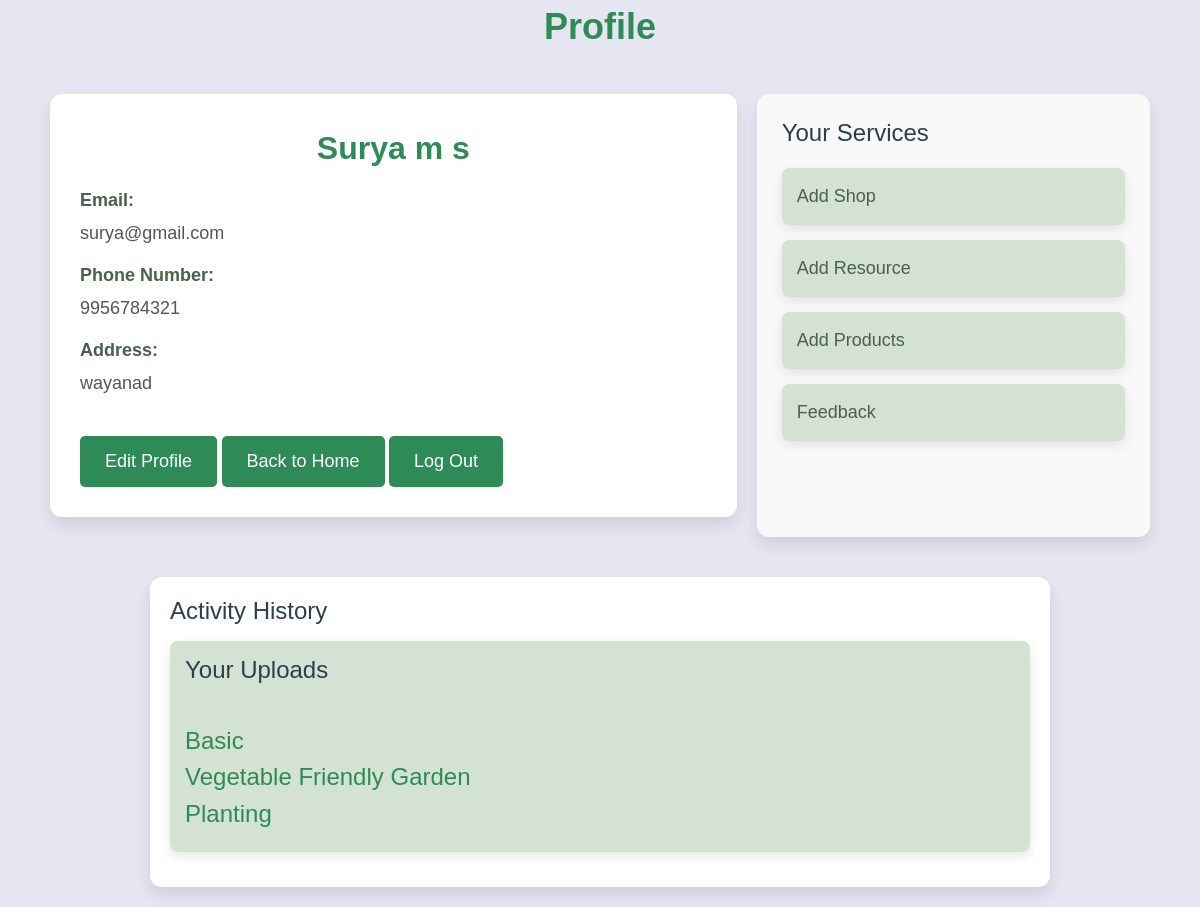
Before: /profProfile/ (signed in) with the older database file.
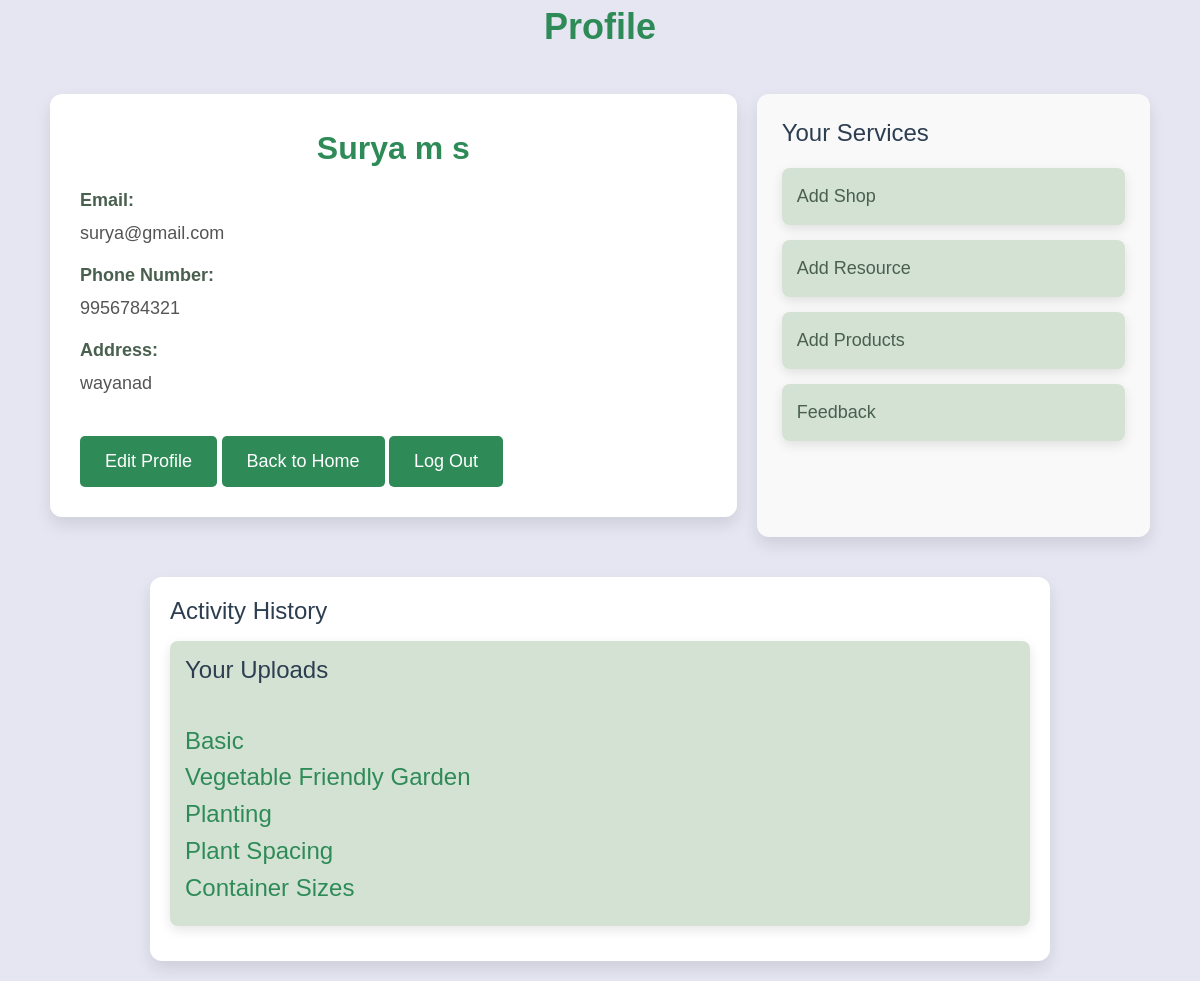
After: the same page with the newer database file.
### garden_app/models.py (models this page shows, shortened)
class prof_reg(models.Model):
    STATUS=(
        ('applied','Applied'),
        ('approved','Approved'),
        ('rejected','Rejected'),
    )
    fname=models.CharField(max_length=100)
    lname=models.CharField(max_length=100)
    em=models.EmailField(unique=True,max_length=100)
    phno = models.CharField(max_length=10)
    passw = models.CharField(max_length=100)
    confirm_pass=models.CharField(max_length=100)
    add=models.CharField(max_length=100)
    status=models.CharField(max_length=20,choices=STATUS,default='applied')
    def __str__(self):
        return self.fname

class resource(models.Model):
    title = models.CharField(max_length=255)
    video_file = models.FileField(upload_to='videos/', blank=True, null=True)
    image_file = models.ImageField(upload_to='images/', blank=True, null=True)
    description = models.TextField()
    name = models.CharField(max_length=100)  # Name of the uploader

### garden_app/views.py (the view)
# urls.py: path('profProfile/',views.profProfile,name="profProfile"),
def profProfile(request):
    em=request.session['email']
    pr = prof_reg.objects.get(em=em)
    up_vdo = resource.objects.filter(name=pr)  # 'name' it's the ForeignKey field
    if pr:
        prof_info = {
            'fname':pr.fname,
            'lname':pr.lname,
            'add':pr.add,
            'phno':pr.phno,
            'em':pr.em,
            'passw':pr.passw,
            'confirm_pass':pr.confirm_pass,
            'up_vdo':up_vdo,
        }
        return render(request,'profProfile.html',prof_info)
    else:
        return render(request,'profProfile.html')

### garden_app/templates/profProfile.html (shortened to what this page needs)
{% load static %}
<!DOCTYPE html>
<html lang="en">
<head>
    <link href="https://cdn.jsdelivr.net/npm/bootstrap@5.3.0/dist/css/bootstrap.min.css" rel="stylesheet">
</head>
<body class="bg-gray-100 p-6">
    <div class="profile-heading">
        Profile
    </div>
    <div class="container">
        <div class="profile-header">
            <div class="profile-info">
                <div class="text-center">
                    <div class="profile-name">{{ fname }} {{ lname }}</div>
                </div>
                <div class="profile-info-item">
                    <label>Email:</label>
                    <span>{{ em }}</span>
                </div>
                <div class="profile-info-item">
                    <label>Phone Number:</label>
                    <span>{{ phno }}</span>
                </div>
                <div class="profile-info-item">
                    <label>Address:</label>
                    <span>{{ add }}</span>
                </div>
                <div class="mt-4">
                    <a href="/update_pro/" class="footer-link">Edit Profile</a>
                    <a href="/profhome/" class="footer-link">Back to Home</a>
                    <a class="footer-link" href="/prof_logout/">Log Out</a>
                </div>
            </div>
        </div>
        <div class="sidebar">
            <h3>Your Services</h3>
            <div class="sidebar-item"><a href="/addshop/">Add Shop</a></div>
            <div class="sidebar-item"><a href="/vdo/">Add Resource</a></div>
            <div class="sidebar-item"><a href="/add_products/">Add Products</a></div>
            <div class="sidebar-item"><a href="/feedrate/">Feedback</a></div>
        </div>
    </div>
    <div class="activity-container">
        <h3>Activity History</h3>
        <div class="sidebar-item">
            <h3>Your Uploads</h3><br>
            {% if up_vdo %}
                {% for resource in up_vdo %}
                    <div class="resource-card">
                        <h4 class="resource-title">{{ resource.title }}</h4>
                    </div>
                {% endfor %}
            {% else %}
                <p>No resources uploaded yet.</p>
            {% endif %}
        </div>
    </div>
</body>
</html>

Changed rows visible on the page:
added resource: title "Plant Spacing"
added resource: title "Container Sizes"
